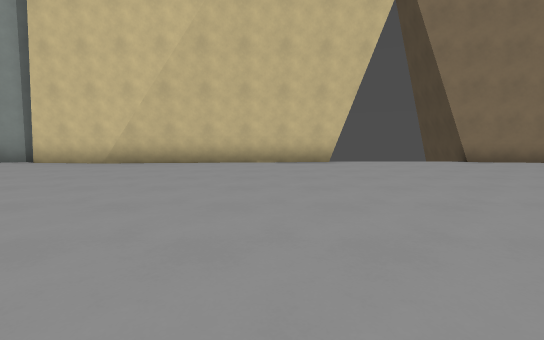
View 1 (above)

22 first-person views from a walk through a 3-D level made in the Godot game engine. The camera is 1.2 m above the floor, tilts 6° down and sees 90° across. The floor is counted in squares, 2 m on a side. Each view is taken from the middle of a square. On the plan, view 1 faces up. The plan holds only what a view shows up to about 9 squares ahead; the rest is blank. The place goes on beyond the plan.

View 2
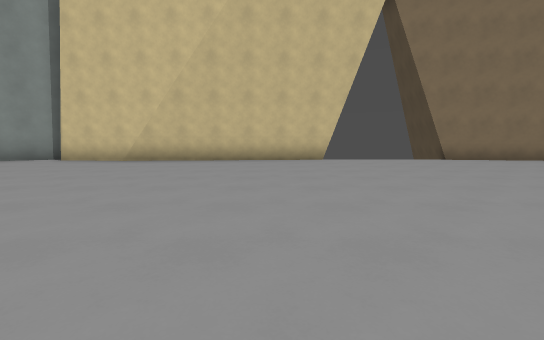

View 3
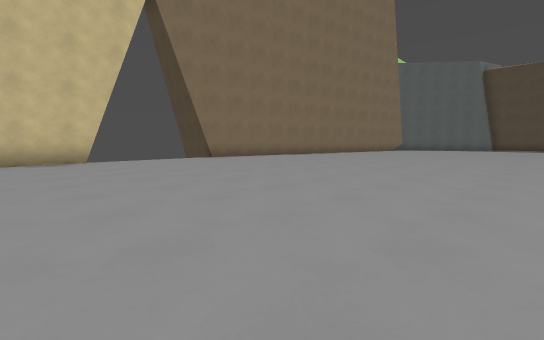

View 4
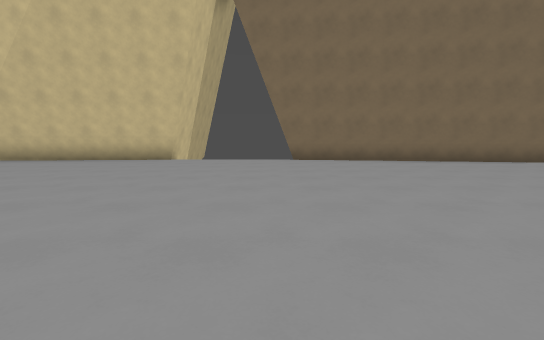

View 5
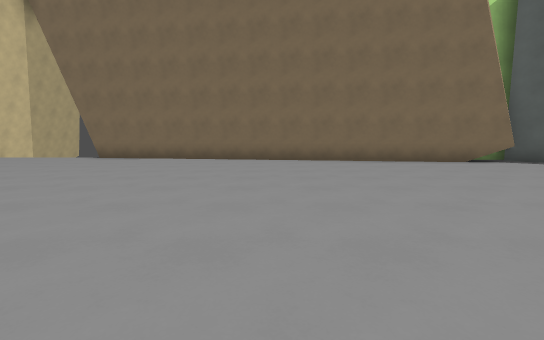

View 6
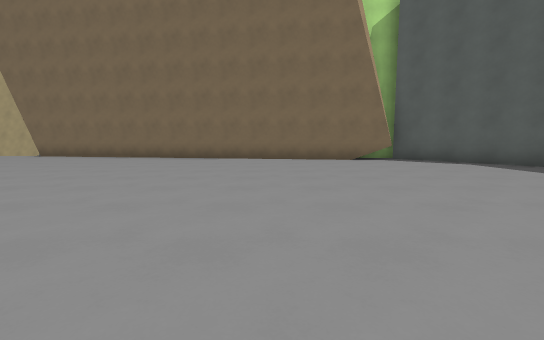

View 7
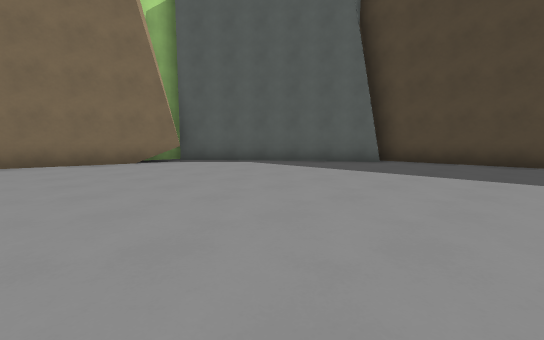

View 8
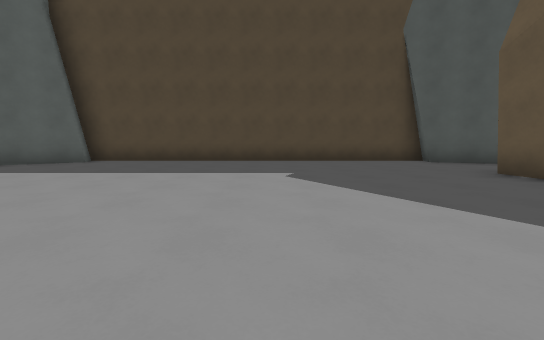

View 9
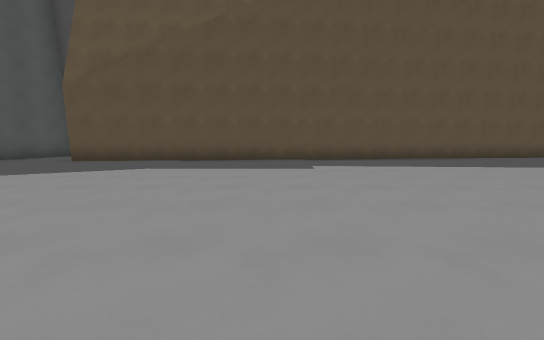

View 10
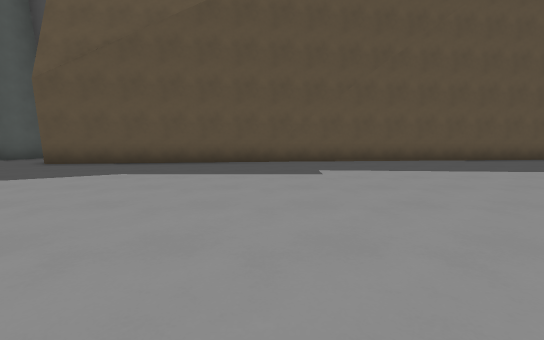

View 11
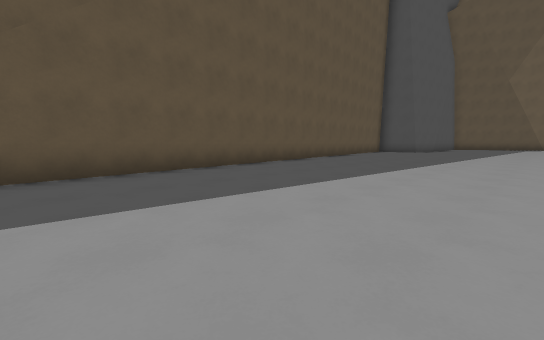

View 12
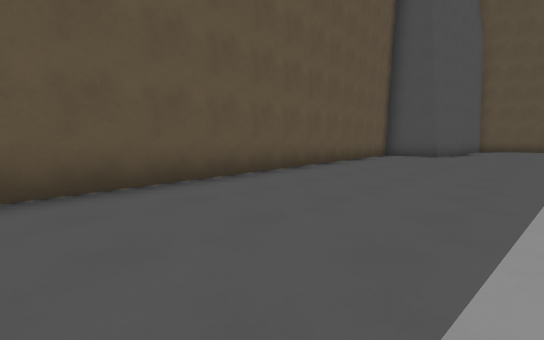

View 13
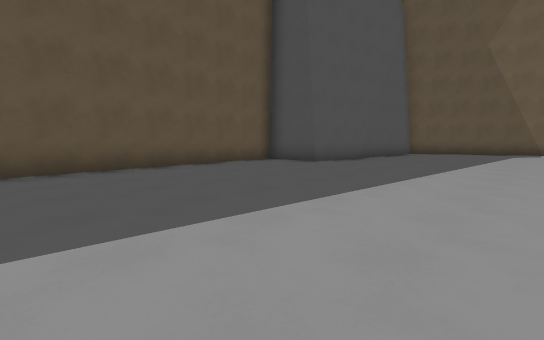

View 14
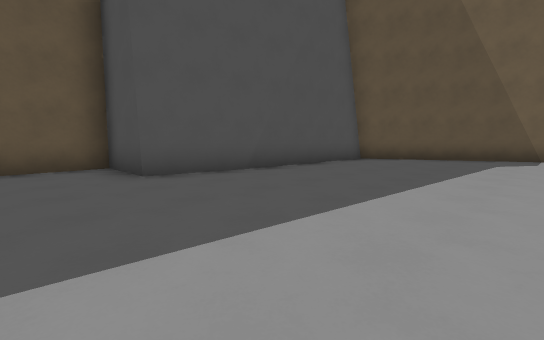

View 15
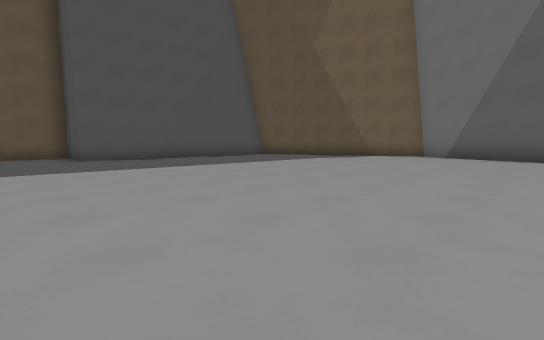

View 16
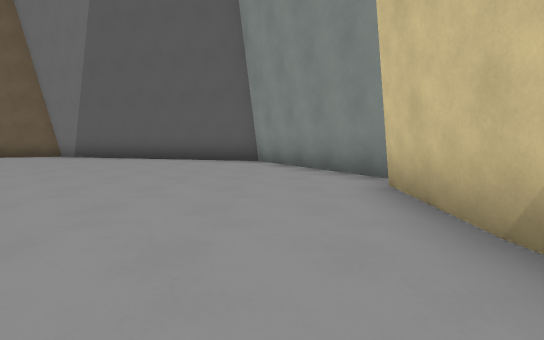

View 17
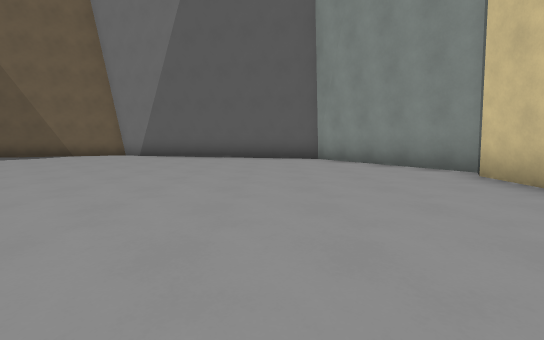

View 18
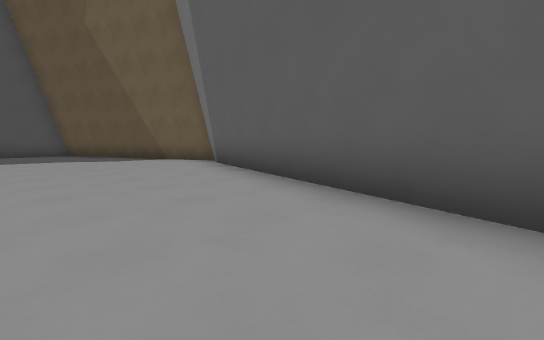

View 19
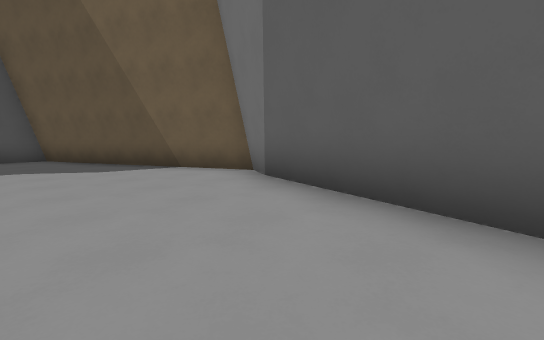

View 20
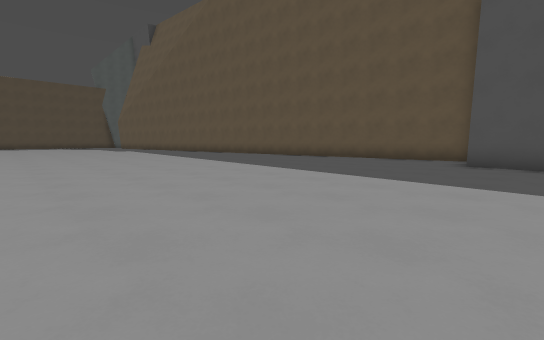

View 21
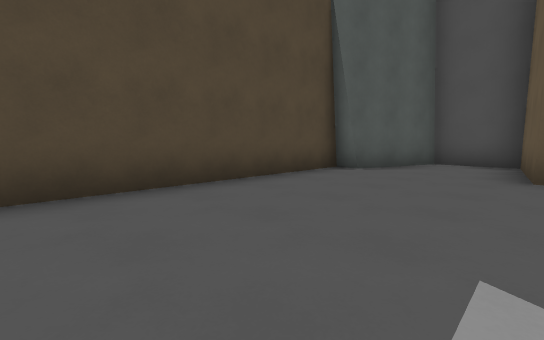

View 22
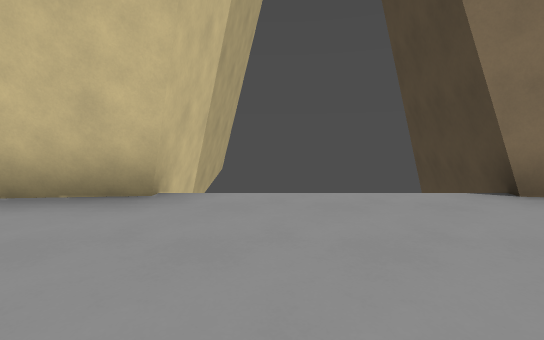

### Floor plan
Points are (right, up) in squares from view 1. A wall is a line through its corners. A room is listed if a view was taken in it or the views show most of it. See-through windows are left out.
Room 1 (views 1, 2, 3, 4, 5, 6, 7, 8, 9, 10, 11, 12, 13, 14, 15, 16, 17, 18, 19, 20, 21, 22)
walls: (5.4, 8) (5.8, 9.9); (-3.8, 7.3) (-6.7, 7.5); (1.8, 11.6) (1.8, 7.8) (-4.5, 7.2); (-6.3, -8.5) (-3.7, -8.9) (-3.7, -10.8) (20.2, -8.4); (-6.8, 8) (-11.1, 5.5) (-13.1, -1.5); (18.9, 5.6) (5.7, 8); (20.1, -8.1) (20.3, -11) (22, -11) (22.9, -8.5) (23.5, -8.6) (23.5, 1.8) (22.8, 1.5) (19.3, 6.5); (-11.2, -7.9) (-10.9, -8.6) (-5.8, -8.6); (-12.9, -1) (-13.6, -2.4) (-11, -8.3)
low walls: (5.7, 8) (6, 9.5); (19.6, 6.9) (19, 6.9); (-11.5, 4.9) (-12.4, 1.6); (-12.5, 1.5) (-13.3, -1.4)

Positions as (right, up) in squares from view 1, and headings:
1: (0, 0), facing up
2: (0, -1), facing up
3: (0, -1), facing up-right
4: (5, -1), facing up
5: (12, -2), facing up
6: (15, -3), facing up
7: (15, -2), facing up-right
8: (15, -4), facing right
9: (14, 0), facing down
10: (14, -1), facing down
11: (12, -4), facing down-left
12: (8, -6), facing down-left
13: (3, -4), facing down-left
14: (-2, -4), facing down-left
15: (-2, 1), facing down-left
16: (-3, 6), facing left
17: (-2, 4), facing left
18: (-9, 5), facing down-left
19: (-10, 2), facing down-left
20: (-5, -1), facing down-right
21: (20, -3), facing down-right
22: (3, 5), facing up
